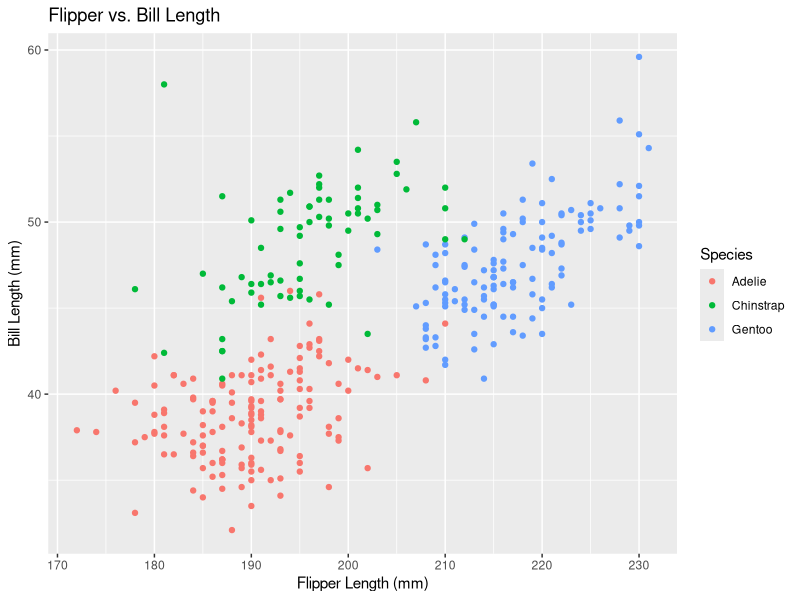
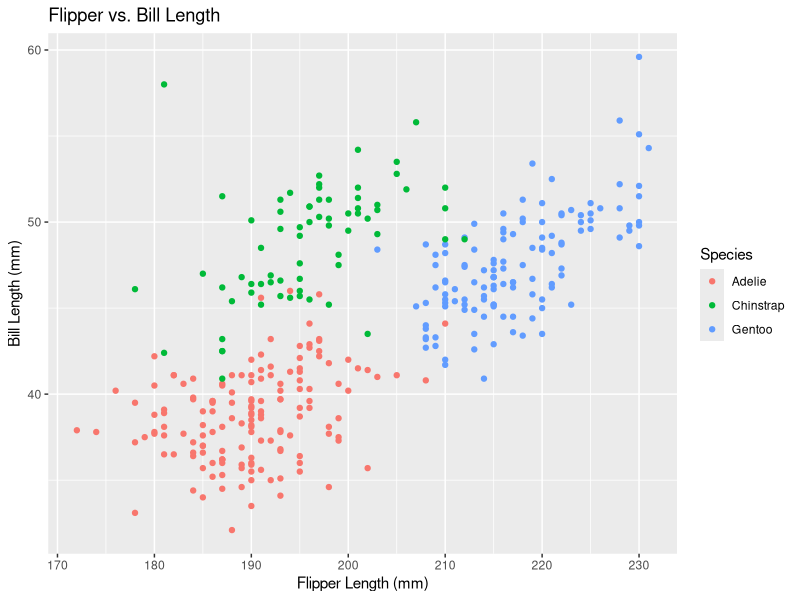

R code for these plots, in order:
## ---- chunk 1
#load data
data("penguins", package = "palmerpenguins")

#load packages
library(tidyverse)
## ---- chunk 2
# create data frame
penguin_df = tibble(
  x = penguins$flipper_length_mm,
  y = penguins$bill_length_mm)

# create plot
ggplot(penguin_df) + 
  geom_point(mapping = aes(x = x, y = y, color = penguins$species)) +
  labs(title = "Flipper vs. Bill Length",
       x = "Flipper Length (mm)",
       y = "Bill Length (mm)",
       color = "Species")

# save plot
ggsave(filename = "Flipper_vs_Bill_Length.png")
## ---- chunk 3
my_df = tibble(
  vec_num = rnorm(n = 10),
  vec_lgl = vec_num > 0,
  vec_chr = c("hi", "my", "name", "is", "brooklynn", "and", "i", "like", "yummy","pasta"),
  vec_fac = factor(x = c(1,2,3,1,2,3,1,2,3,1))
)
my_df

## We can take the mean of numerical and logical vectors
mean(pull(my_df, var = vec_num))
mean(pull(my_df, var = vec_lgl))

## We cannot take the mean of character of factor vectors
mean(pull(my_df, var = vec_chr))
mean(pull(my_df, var = vec_fac))
## ---- chunk 4

as.numeric(my_df$vec_log)
as.numeric(my_df$vec_chr)
as.numeric(my_df$vec_fac)

